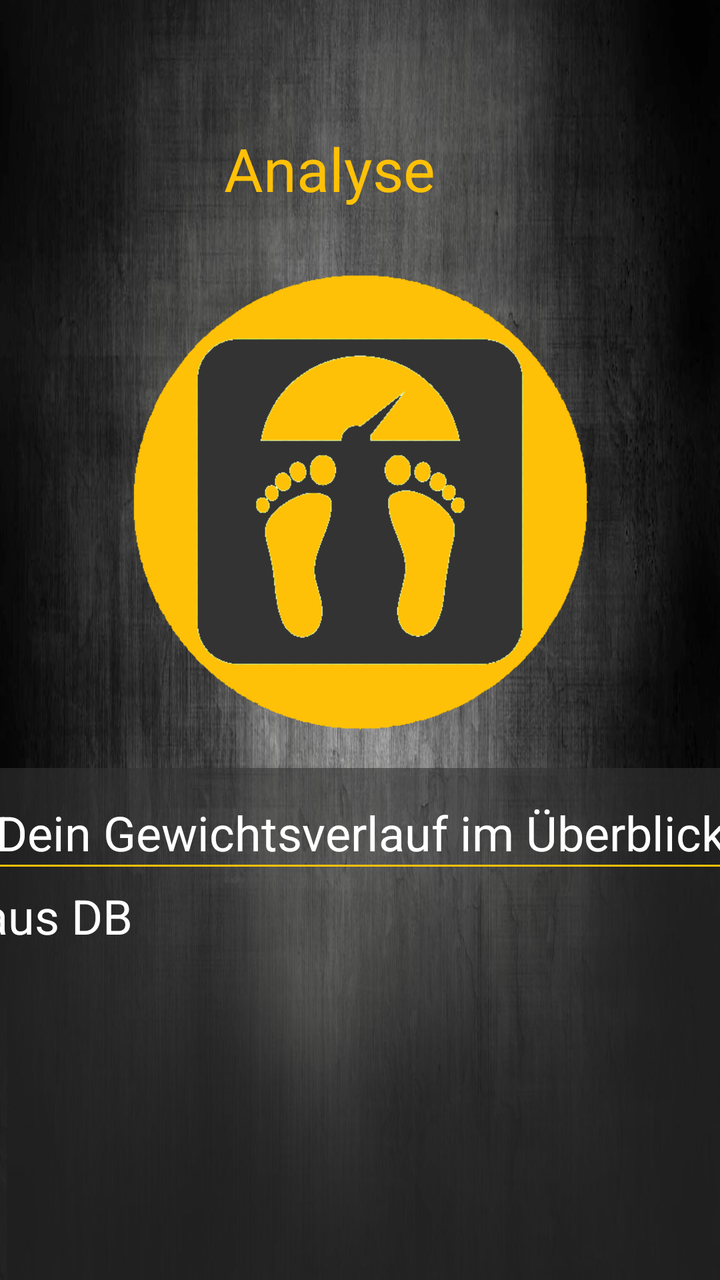
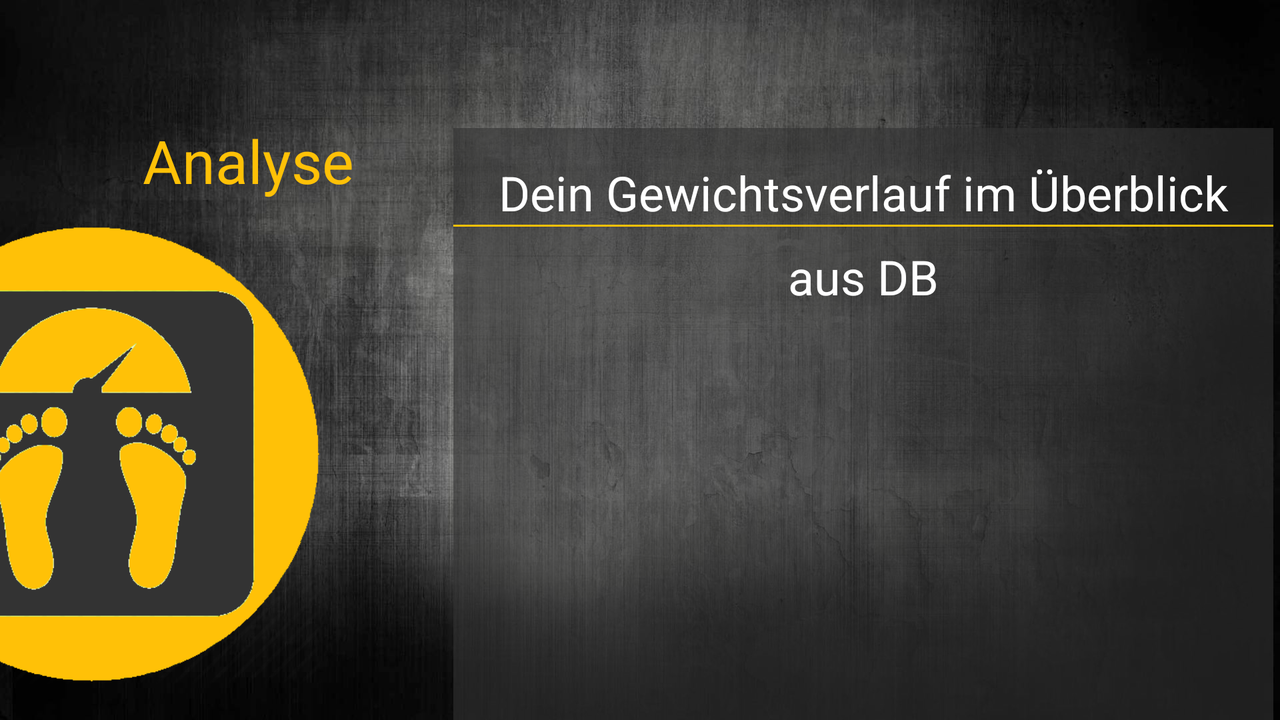

One screen, two layout resources from the same app: the default and the repository's alternative for another configuration. Each is rendered where Android would select it; the XML of both is given below.
<!-- AndroidManifest.xml: application theme Theme.MyFitnessBuddy -->
<!-- res/layout/fragment_evaluation.xml -->
<?xml version="1.0" encoding="utf-8"?>
<androidx.constraintlayout.widget.ConstraintLayout xmlns:android="http://schemas.android.com/apk/res/android"
    xmlns:app="http://schemas.android.com/apk/res-auto"
    xmlns:tools="http://schemas.android.com/tools"
    android:layout_width="match_parent"
    android:layout_height="match_parent"
    tools:context="PME.myfitnessbuddy.view.ui.evaluation.EvaluationFragment"
    android:background="@drawable/backround4">

    <TextView
        android:id="@+id/evaluation_fragment_label"
        style="@style/AccentText"
        android:layout_width="384dp"
        android:layout_height="46dp"
        android:layout_marginStart="10dp"
        android:layout_marginTop="64dp"
        android:layout_marginEnd="10dp"
        android:layout_marginBottom="14dp"
        android:text="@string/evaluation_fragment_label"
        android:textAlignment="center"
        android:textSize="30sp"
        app:layout_constraintBottom_toTopOf="@+id/imageView3"
        app:layout_constraintEnd_toEndOf="parent"
        app:layout_constraintHorizontal_bias="0.857"
        app:layout_constraintStart_toStartOf="parent"
        app:layout_constraintTop_toTopOf="parent" />

    <ImageView
        android:id="@+id/imageView5"
        android:layout_width="237dp"
        android:layout_height="230dp"
        android:layout_marginStart="126dp"
        android:layout_marginTop="136dp"
        android:layout_marginEnd="126dp"
        android:src="@drawable/evaluation_icon"
        app:layout_constraintEnd_toEndOf="parent"
        app:layout_constraintStart_toStartOf="parent"
        app:layout_constraintTop_toTopOf="parent" />

    <androidx.constraintlayout.widget.ConstraintLayout
        style="@style/TransparentPrimaryBackround"
        android:layout_width="411dp"
        android:layout_height="361dp"
        android:layout_marginTop="18dp"
        app:layout_constraintEnd_toEndOf="parent"
        app:layout_constraintStart_toStartOf="parent"
        app:layout_constraintTop_toBottomOf="@+id/imageView5">

        <TextView
            android:id="@+id/evaluation_bodyweight_label"
            style="@style/WhiteText"
            android:layout_width="wrap_content"
            android:layout_height="wrap_content"
            android:layout_marginStart="25dp"
            android:layout_marginTop="16dp"
            android:layout_marginEnd="25dp"
            android:text="@string/evaluation_label"
            android:textAlignment="center"
            android:textSize="24sp"
            app:layout_constraintEnd_toEndOf="parent"
            app:layout_constraintStart_toStartOf="parent"
            app:layout_constraintTop_toTopOf="parent" />

        <View
            android:id="@+id/view2"
            android:layout_width="wrap_content"
            android:layout_height="1dp"
            android:background="@color/accent"
            app:layout_constraintEnd_toEndOf="parent"
            app:layout_constraintStart_toStartOf="parent"
            app:layout_constraintTop_toBottomOf="@+id/evaluation_bodyweight_label" />

        <TextView
            android:id="@+id/evaluation_bodyweight_textview"
            style="@style/WhiteText"
            android:layout_width="383dp"
            android:layout_height="304dp"
            android:layout_marginStart="16dp"
            android:layout_marginTop="25dp"
            android:layout_marginEnd="12dp"
            android:layout_marginBottom="16dp"
            android:text="@string/evaluation_textview_default"
            android:textSize="24sp"
            app:layout_constraintBottom_toBottomOf="parent"
            app:layout_constraintEnd_toEndOf="parent"
            app:layout_constraintStart_toStartOf="parent"
            app:layout_constraintTop_toBottomOf="@+id/view2" />

    </androidx.constraintlayout.widget.ConstraintLayout>

</androidx.constraintlayout.widget.ConstraintLayout>
<!-- resources referenced by this layout -->
<resources>
  <color name="accent">#FFC107</color>
  <!-- drawable backround4: jpg bitmap (drawable, 255880 bytes) -->
  <!-- drawable evaluation_icon: png bitmap (drawable, 42405 bytes) -->
  <string name="evaluation_fragment_label">Analyse</string>
  <string name="evaluation_label">Dein Gewichtsverlauf im Überblick</string>
  <string name="evaluation_textview_default">aus DB</string>
  <style name="AccentText" parent="TextAppearance.AppCompat">
              <item name="android:textColor">@color/accent</item>
          </style>
  <style name="TransparentPrimaryBackround" parent="TextAppearance.AppCompat">
          <item name="android:background">@color/primaryTransparent</item>
      </style>
  <style name="WhiteText" parent="TextAppearance.AppCompat">
          <item name="android:textColor">@color/white</item>
      </style>
  <style name="Theme.MyFitnessBuddy" parent="Theme.MaterialComponents.Light.DarkActionBar">
          
          <item name="colorPrimary">@color/primary</item>
          <item name="colorOnPrimary">@color/white</item>
          
          <item name="colorSecondary">@color/accent</item>
          <item name="colorSecondaryVariant">@color/accent</item>
          <item name="colorOnSecondary">@color/primaryDark</item>
          
          <item name="android:statusBarColor" tools:targetApi="l">@color/primaryDark</item>
          
          <item name="android:actionModeCloseDrawable">@color/primary</item>
      </style>
  <color name="primaryTransparent">#99333333</color>
  <color name="white">#FFFFFFFF</color>
  <color name="primary">#333333</color>
  <color name="primaryDark">#FF000000</color>
</resources>
<!-- res/layout-land/fragment_evaluation.xml (the repository's variant of the layout above) -->
<!-- drawn on the phone turned sideways -->
<?xml version="1.0" encoding="utf-8"?>
<androidx.constraintlayout.widget.ConstraintLayout xmlns:android="http://schemas.android.com/apk/res/android"
    xmlns:app="http://schemas.android.com/apk/res-auto"
    xmlns:tools="http://schemas.android.com/tools"
    android:layout_width="match_parent"
    android:layout_height="match_parent"
    android:background="@drawable/backround4"
    tools:context="PME.myfitnessbuddy.view.ui.evaluation.EvaluationFragment">

    <TextView
        android:id="@+id/evaluation_fragment_label"
        style="@style/AccentText"
        android:layout_width="wrap_content"
        android:layout_height="wrap_content"
        android:layout_marginStart="10dp"
        android:layout_marginTop="60dp"
        android:layout_marginEnd="10dp"
        android:layout_marginBottom="14dp"
        android:text="@string/evaluation_fragment_label"
        android:textAlignment="center"
        android:textSize="30sp"
        app:layout_constraintBottom_toTopOf="@+id/imageView3"
        app:layout_constraintEnd_toEndOf="parent"
        app:layout_constraintHorizontal_bias="0.119"
        app:layout_constraintStart_toStartOf="parent"
        app:layout_constraintTop_toTopOf="parent" />

    <ImageView
        android:id="@+id/imageView5"
        android:layout_width="237dp"
        android:layout_height="230dp"
        android:layout_marginStart="18dp"
        android:layout_marginTop="112dp"
        android:layout_marginEnd="476dp"
        android:src="@drawable/evaluation_icon"
        app:layout_constraintEnd_toEndOf="parent"
        app:layout_constraintHorizontal_bias="1.0"
        app:layout_constraintStart_toStartOf="parent"
        app:layout_constraintTop_toTopOf="parent" />

    <androidx.constraintlayout.widget.ConstraintLayout
        style="@style/TransparentPrimaryBackround"
        android:layout_width="410dp"
        android:layout_height="328dp"
        android:layout_marginStart="67dp"
        android:layout_marginTop="64dp"
        android:layout_marginEnd="8dp"
        app:layout_constraintEnd_toEndOf="parent"
        app:layout_constraintStart_toEndOf="@+id/imageView5"
        app:layout_constraintTop_toTopOf="parent">

        <TextView
            android:id="@+id/evaluation_bodyweight_label"
            style="@style/WhiteText"
            android:layout_width="wrap_content"
            android:layout_height="wrap_content"
            android:layout_marginStart="25dp"
            android:layout_marginTop="16dp"
            android:layout_marginEnd="25dp"
            android:text="@string/evaluation_label"
            android:textAlignment="center"
            android:textSize="24sp"
            app:layout_constraintEnd_toEndOf="parent"
            app:layout_constraintStart_toStartOf="parent"
            app:layout_constraintTop_toTopOf="parent" />

        <View
            android:id="@+id/view2"
            android:layout_width="wrap_content"
            android:layout_height="1dp"
            android:background="@color/accent"
            app:layout_constraintEnd_toEndOf="parent"
            app:layout_constraintStart_toStartOf="parent"
            app:layout_constraintTop_toBottomOf="@+id/evaluation_bodyweight_label" />

        <TextView
            android:id="@+id/evaluation_bodyweight_textview"
            style="@style/WhiteText"
            android:layout_width="match_parent"
            android:layout_height="254dp"
            android:layout_marginBottom="16dp"
            android:text="@string/evaluation_textview_default"
            android:textAlignment="center"
            android:textSize="24sp"
            app:layout_constraintBottom_toBottomOf="parent"
            app:layout_constraintEnd_toEndOf="parent"
            app:layout_constraintStart_toStartOf="parent" />

    </androidx.constraintlayout.widget.ConstraintLayout>

</androidx.constraintlayout.widget.ConstraintLayout>
